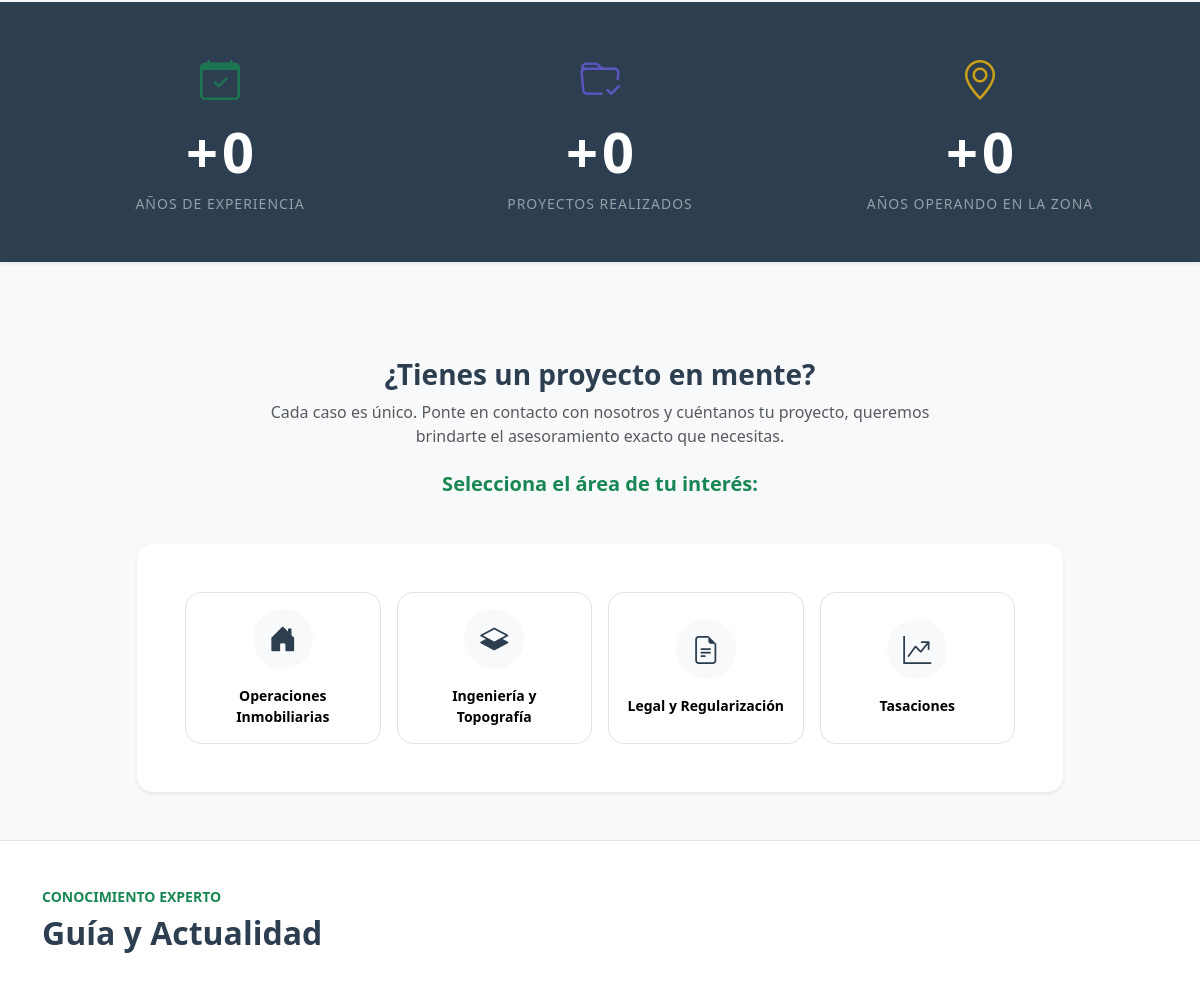
The app's page / (middle part), older data.
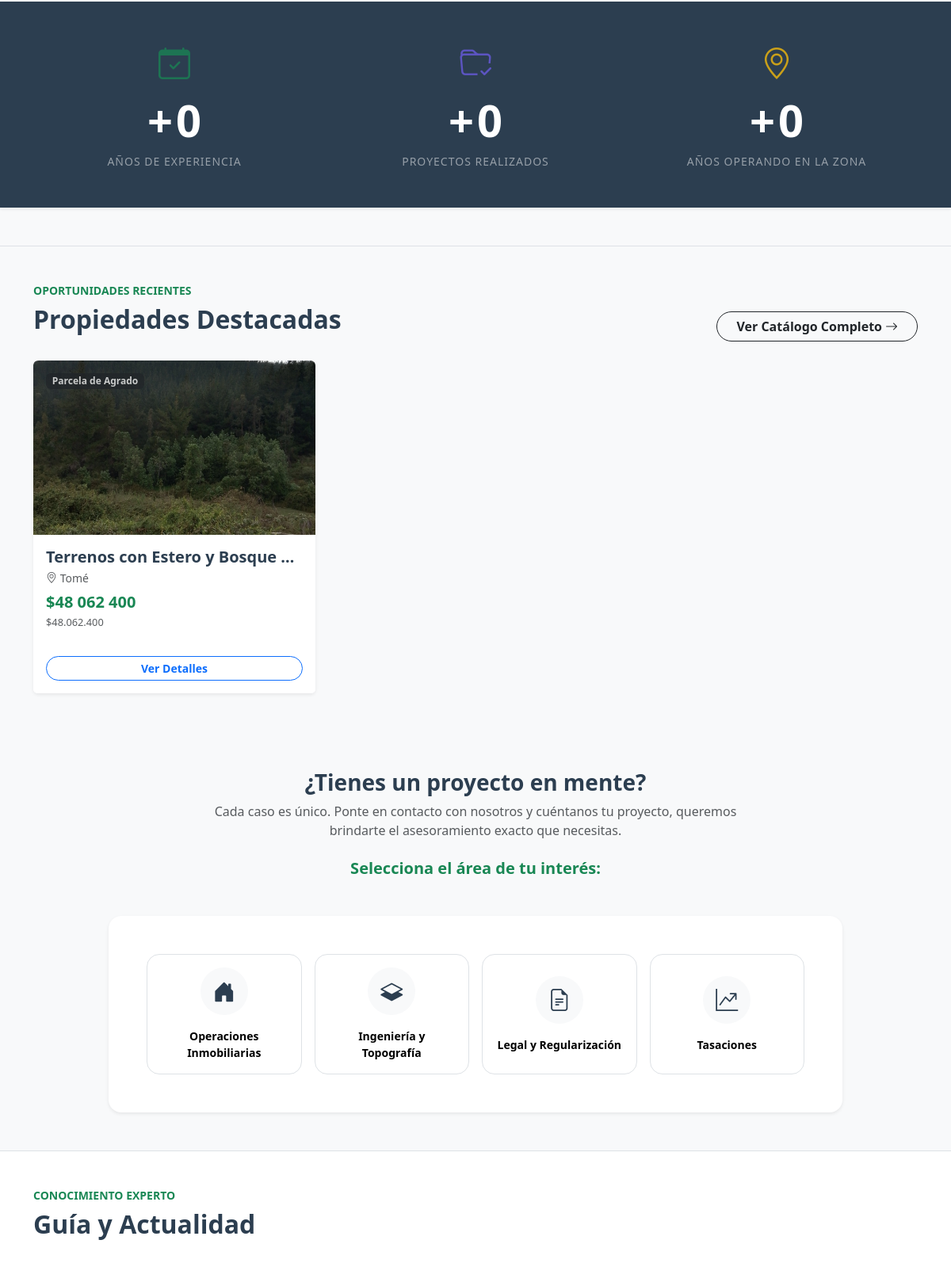
The same page, newer data.
### propiedades/models.py (models this page shows, shortened)
class Propiedad(models.Model):
    id_ficha = models.CharField(
        max_length=20, unique=True, blank=True,
        verbose_name="ID Ficha",
        help_text="Dejar vacío para automático (TS-0001). Si escribes, se respeta."
    )
    fecha_ingreso = models.DateField(default=timezone.now, verbose_name="Fecha Ingreso")
    titulo = models.CharField(max_length=200, verbose_name="Título Publicación")
    slug = models.SlugField(unique=True, blank=True, max_length=255, help_text="Se genera automático: ID + Título")
    estado = models.CharField(max_length=20, choices=ESTADO_PROPIEDAD, default='DISPONIBLE')
    tipo = models.CharField(max_length=20, choices=TIPO_PROPIEDAD, default='PARCELA')
    rol = models.CharField(max_length=50, blank=True, verbose_name="Rol Avalúo")
    nro_lote = models.CharField(max_length=50, blank=True, verbose_name="Nro. Lote")
    propietario = models.CharField(max_length=255, blank=True, verbose_name="Dueño (Privado)")
    direccion = models.CharField(max_length=255, blank=True, verbose_name="Dirección")
    referencia_locacion = models.CharField(max_length=255, blank=True, verbose_name="Referencia")
    comuna = models.CharField(max_length=100, default='Tomé')
    sector = models.CharField(max_length=100, blank=True, verbose_name="Sector")
    coordenadas_gps = models.CharField(
        max_length=100, blank=True,
        verbose_name="Coordenadas GPS",
        help_text="Ej: 36°30'33.0\"S 72°50'48.0\"W (Copiar tal cual de Google Earth)"
    )
    link_google_earth = models.URLField(blank=True, verbose_name="Link Mapa")
    operacion = models.CharField(max_length=20, choices=TIPO_OPERACION, default='VENTA')
    moneda = models.CharField(max_length=5, choices=TIPO_MONEDA, default='CLP', verbose_name="Moneda Principal")
    precio_lista = models.DecimalField(max_digits=12, decimal_places=2, verbose_name="Precio Lista")
    precio_uf = models.DecimalField(max_digits=10, decimal_places=2, null=True, blank=True)
    precio_pesos_referencia = models.PositiveBigIntegerField(null=True, blank=True)
    superficie_total_m2 = models.PositiveIntegerField(verbose_name="Sup. Total m²")
    superficie_construida_m2 = models.PositiveIntegerField(null=True, blank=True, verbose_name="Sup. Construida m²")
    topografia = models.CharField(max_length=20, choices=TOPOGRAFIA, default='MIXTO')
    topografia_detalle = models.TextField(blank=True)
    factibilidad_agua = models.CharField(max_length=20, choices=TIPO_AGUA, default='NO_TIENE', verbose_name="Agua")
    factibilidad_luz = models.CharField(max_length=20, choices=TIPO_LUZ, default='NO_TIENE', verbose_name="Luz")
    factibilidad_alcantarillado = models.CharField(max_length=20, choices=TIPO_ALCANTARILLADO, default='NO_TIENE', verbose_name="Alcantarillado")
    factibilidad_detalle = models.TextField(blank=True)
    dormitorios = models.PositiveSmallIntegerField(null=True, blank=True)
    banos = models.PositiveSmallIntegerField(null=True, blank=True)
    estacionamientos = models.PositiveSmallIntegerField(null=True, blank=True)
    esta_publicada = models.BooleanField(
        default=False,
        verbose_name="¿Está publicada en algún sitio?",
        help_text="Si no marcas esto, quiere decir que aún no se publica la propiedad en ningún portal."
    )
    plataformas_publicadas = MultiSelectField(
        choices=PLATAFORMAS_OPCIONES,
        blank=True,
        verbose_name="Plataformas Activas",
        help_text="Marca las casillas para habilitar los campos de links correspondientes."
    )
    url_facebook = models.URLField(blank=True, verbose_name="Link Facebook Marketplace")
    url_meta_ads = models.URLField(blank=True, verbose_name="Link Meta Enterprise (Ads)")
    url_instagram = models.URLField(blank=True, verbose_name="Link Instagram")
    url_portalinmobiliario = models.URLField(blank=True, verbose_name="Link PortalInmobiliario")
    url_yapo = models.URLField(blank=True, verbose_name="Link Yapo.cl")
    url_toctoc = models.URLField(blank=True, verbose_name="Link TocToc")
    url_terrastudio = models.URLField(blank=True, null=True, verbose_name="Link Publicación Terrastudio")
    url_otra = models.URLField(blank=True, verbose_name="Link Otra Plataforma")
    descripcion = models.TextField(verbose_name="Descripción Pública")
    observaciones_internas = models.TextField(blank=True, verbose_name="Notas Internas")
    link_drive_fotos = models.URLField(
        blank=True,
        verbose_name="Link Carpeta Drive (FOTOS ORIGINALES)",
        help_text="Pega aquí el link a la carpeta de Google Drive donde guardas los originales de alta calidad."
    )
    creado = models.DateTimeField(auto_now_add=True)
    actualizado = models.DateTimeField(auto_now=True)
    class Meta:
        verbose_name = "Propiedad"
        verbose_name_plural = "Propiedades"
        ordering = ['-creado']
    @property
    def precio_formateado(self):
        if self.moneda == 'CLP' and self.precio_pesos_referencia:
             return f"${self.precio_pesos_referencia:,.0f}".replace(",", ".")
        elif self.precio_uf:
            return f"UF {self.precio_uf:,.2f}".replace(",", ".")
        return "Consulte"
    @property
    def imagen_principal(self):
        img = self.imagenes.filter(es_principal=True).first()
        return img if img else self.imagenes.first()

class ImagenPropiedad(models.Model):
    propiedad = models.ForeignKey(Propiedad, on_delete=models.CASCADE, related_name='imagenes')
    imagen = models.ImageField(upload_to='propiedades/%Y/%m/', validators=[FileExtensionValidator(['jpg', 'jpeg', 'png', 'webp'])])
    titulo = models.CharField(max_length=200, blank=True)
    alt_text = models.CharField(max_length=255, blank=True)
    es_principal = models.BooleanField(default=False)
    orden = models.PositiveSmallIntegerField(default=0)
    subido_en = models.DateTimeField(auto_now_add=True)
    class Meta:
        ordering = ['-es_principal', 'orden', 'subido_en']

### propiedades/views.py (the view)
# urls.py: path('', inicio, name='inicio'),
def inicio(request):
    propiedades_destacadas = Propiedad.objects.filter(
        estado__in=['DISPONIBLE', 'RESERVADO'],
        esta_publicada=True
    ).exclude(
        plataformas_publicadas__contains='TERRA_WEB'
    ).order_by('-fecha_ingreso')[:3]
    context = {
        'propiedades': propiedades_destacadas
    }
    return render(request, 'propiedades/inicio.html', context)

### templates/propiedades/inicio.html (shortened to what this page needs)
{% extends 'base.html' %}
{% load static %}
{% block content %}
<div class="bg-technical text-white py-5 mb-5 shadow-sm" id="stats-section">
    <div class="container">
        <div class="row text-center">
            <div class="col-md-4 mb-4 mb-md-0">
                <div class="mb-2 text-success opacity-75"><i class="bi bi-calendar-check fs-1"></i></div>
                <div class="d-flex justify-content-center align-items-baseline">
                    <span class="display-4 fw-bold me-1">+</span>
                    <h2 class="display-4 fw-bold counter-value" data-target="30">0</h2>
                </div>
                <p class="mb-0 text-white-50 text-uppercase small ls-1">Años de Experiencia</p>
            </div>
            <div class="col-md-4 mb-4 mb-md-0">
                <div class="mb-2 text-primary opacity-75" style="color: #6c5ce7 !important;"><i class="bi bi-folder-check fs-1"></i></div>
                <div class="d-flex justify-content-center align-items-baseline">
                    <span class="display-4 fw-bold me-1">+</span>
                    <h2 class="display-4 fw-bold counter-value" data-target="500">0</h2>
                </div>
                <p class="mb-0 text-white-50 text-uppercase small ls-1">Proyectos Realizados</p>
            </div>
            <div class="col-md-4">
                <div class="mb-2 text-warning opacity-75"><i class="bi bi-geo-alt fs-1"></i></div>
                <div class="d-flex justify-content-center align-items-baseline">
                    <span class="display-4 fw-bold me-1">+</span>
                    <h2 class="display-4 fw-bold counter-value" data-target="12">0</h2>
                </div>
                <p class="mb-0 text-white-50 text-uppercase small ls-1">Años operando en la Zona</p>
            </div>
        </div>
    </div>
</div>
{% endblock %}

### templates/base.html (shortened to what the changed rows need)
{% load static %}
<!DOCTYPE html>
<html lang="es">
<head>
    <link href="https://cdn.jsdelivr.net/npm/bootstrap@5.3.0/dist/css/bootstrap.min.css" rel="stylesheet">
    <link rel="stylesheet" href="https://cdn.jsdelivr.net/npm/bootstrap-icons@1.10.0/font/bootstrap-icons.css">
</head>
<body class="bg-light d-flex flex-column min-vh-100">
    <main>
        {% block content %}
        {% endblock %}
    </main>
    {% if propiedades and not is_catalog_page %}
    <section class="py-5 bg-light border-top">
        <div class="container">
            <div class="d-flex justify-content-between align-items-end mb-4">
                <div>
                    <h6 class="text-success fw-bold text-uppercase ls-2 small">Oportunidades Recientes</h6>
                    <h2 class="fw-bold text-technical">Propiedades Destacadas</h2>
                </div>
                <a href="{% url 'catalogo' %}" class="btn btn-outline-dark rounded-pill px-4 fw-bold small d-none d-md-inline-flex align-items-center">
                    Ver Catálogo Completo <i class="bi bi-arrow-right ms-1"></i>
                </a>
            </div>
            <div class="row row-cols-1 row-cols-md-3 g-4">
                {% load humanize %}
                {% for prop in propiedades %}
                <div class="col">
                    <div class="card h-100 shadow-sm border-0 hover-lift">
                        <div class="position-relative overflow-hidden rounded-top">
                            {% if prop.imagen_principal %}
                                <img src="{{ prop.imagen_principal.imagen.url }}" class="card-img-top" alt="{{ prop.titulo }}" style="height: 220px; object-fit: cover;">
                            {% else %}
                                <img src="https://via.placeholder.com/400x300" class="card-img-top" style="height: 220px; object-fit: cover;">
                            {% endif %}
                            <span class="position-absolute top-0 start-0 badge bg-dark opacity-75 m-3">{{ prop.get_tipo_display }}</span>
                        </div>
                        <div class="card-body">
                            <h5 class="card-title fw-bold text-technical mb-1 text-truncate">{{ prop.titulo }}</h5>
                            <p class="text-muted small mb-2"><i class="bi bi-geo-alt"></i> {{ prop.comuna }}</p>
                            <div class="mt-2">
                                {% if prop.precio_pesos_referencia %}
                                    <h5 class="fw-bold text-success mb-0">${{ prop.precio_pesos_referencia|intcomma }}</h5>
                                    <small class="text-muted" style="font-size: 0.8rem;">{{ prop.precio_formateado }}</small>
                                {% else %}
                                    <h5 class="fw-bold text-success mb-0">{{ prop.precio_formateado }}</h5>
                                {% endif %}
                            </div>
                        </div>
                        <div class="card-footer bg-white border-0 p-3">
                            <a href="{% url 'detalle_propiedad' prop.slug %}" onclick="event.preventDefault(); abrirModalPropiedad(this.href);" class="btn btn-outline-primary w-100 rounded-pill fw-bold btn-sm">Ver Detalles</a>
                        </div>
                    </div>
                </div>
                {% endfor %}
            </div>
        </div>
    </section>
    {% endif %}
    <section class="py-5 bg-white border-top" id="recursos">
        <div class="container">
            <div class="d-flex justify-content-between align-items-end mb-5">
                <div>
                    <h2 class="fw-bold text-technical">Guía y Actualidad</h2>
                </div>
            </div>
        </div>
    </section>
</body>
</html>

Row changes from the older to the newer data that the page shows:
added Propiedad: imagen_principal.imagen (picture), tipo "Parcela de Agrado", titulo "Terrenos con Estero y Bosque…", comuna "Tomé", precio_pesos_referencia "48 062 400", precio_formateado "$48.062.400"
Text that changed along with them:
text now shown: "OPORTUNIDADES RECIENTES Propiedades Destacadas Ver Catálogo Completo"
